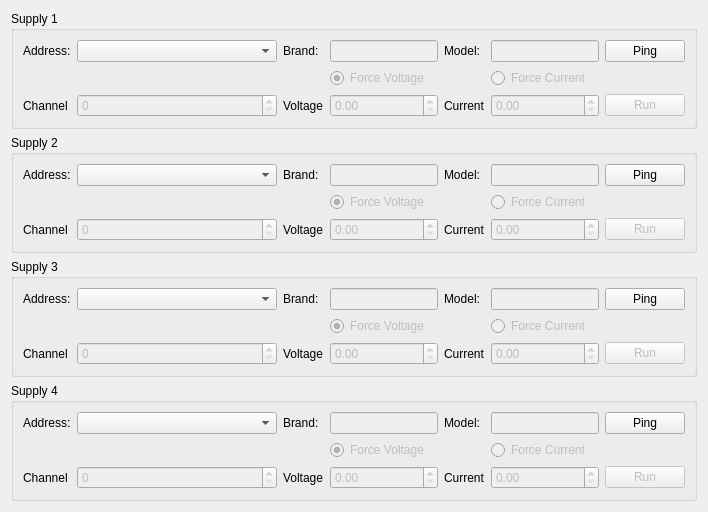
      <widget class="QWidget" name="supp_setup">
       <attribute name="title">
        <string>Supply Setup</string>
       </attribute>
       <layout class="QVBoxLayout" name="verticalLayout">
        <item>
         <widget class="QGroupBox" name="supply1">
          <property name="title">
           <string>Supply 1</string>
          </property>
          <layout class="QGridLayout" name="gridLayout">
           <item row="0" column="5">
            <widget class="QLineEdit" name="smu_brand_1">
             <property name="enabled">
              <bool>false</bool>
             </property>
             <property name="maximumSize">
              <size>
               <width>200</width>
               <height>16777215</height>
              </size>
             </property>
             <property name="frame">
              <bool>true</bool>
             </property>
            </widget>
           </item>
           <item row="2" column="2">
            <widget class="QSpinBox" name="smu_channel_1">
             <property name="enabled">
              <bool>false</bool>
             </property>
            </widget>
           </item>
           <item row="0" column="7">
            <widget class="QLineEdit" name="smu_model_1">
             <property name="enabled">
              <bool>false</bool>
             </property>
             <property name="maximumSize">
              <size>
               <width>200</width>
               <height>16777215</height>
              </size>
             </property>
             <property name="frame">
              <bool>true</bool>
             </property>
            </widget>
           </item>
           <item row="2" column="6">
            <widget class="QLabel" name="label_smu_current_1">
             <property name="text">
              <string>Current</string>
             </property>
            </widget>
           </item>
           <item row="0" column="6">
            <widget class="QLabel" name="label_smu_model_1">
             <property name="text">
              <string>Model:</string>
             </property>
            </widget>
           </item>
           <item row="0" column="2">
            <widget class="QComboBox" name="smu_address_1">
             <property name="minimumSize">
              <size>
               <width>200</width>
               <height>0</height>
              </size>
             </property>
            </widget>
           </item>
           <item row="1" column="5">
            <widget class="QRadioButton" name="smu_mode_volt_1">
             <property name="enabled">
              <bool>false</bool>
             </property>
             <property name="text">
              <string>Force Voltage</string>
             </property>
             <property name="checked">
              <bool>true</bool>
             </property>
            </widget>
           </item>
           <item row="2" column="3">
            <widget class="QLabel" name="label_smu_voltage_1">
             <property name="text">
              <string>Voltage</string>
             </property>
            </widget>
           </item>
           <item row="2" column="5">
            <widget class="QDoubleSpinBox" name="smu_voltage_1">
             <property name="enabled">
              <bool>false</bool>
             </property>
            </widget>
           </item>
           <item row="2" column="0">
            <widget class="QLabel" name="label_smu_channel_1">
             <property name="text">
              <string>Channel</string>
             </property>
            </widget>
           </item>
           <item row="2" column="7">
            <widget class="QDoubleSpinBox" name="smu_current_1">
             <property name="enabled">
              <bool>false</bool>
             </property>
            </widget>
           </item>
           <item row="2" column="8">
            <widget class="QPushButton" name="smu_button_run_1">
             <property name="enabled">
              <bool>false</bool>
             </property>
             <property name="text">
              <string>Run</string>
             </property>
             <property name="checkable">
              <bool>true</bool>
             </property>
            </widget>
           </item>
           <item row="0" column="8">
            <widget class="QPushButton" name="smu_button_ping_1">
             <property name="text">
              <string>Ping</string>
             </property>
             <property name="checkable">
              <bool>true</bool>
             </property>
            </widget>
           </item>
           <item row="1" column="7">
            <widget class="QRadioButton" name="smu_mode_curr_1">
             <property name="enabled">
              <bool>false</bool>
             </property>
             <property name="text">
              <string>Force Current</string>
             </property>
            </widget>
           </item>
           <item row="0" column="3">
            <widget class="QLabel" name="label_smu_brand_1">
             <property name="text">
              <string>Brand:</string>
             </property>
            </widget>
           </item>
           <item row="0" column="0">
            <widget class="QLabel" name="label_smu_address_1">
             <property name="text">
              <string>Address:</string>
             </property>
            </widget>
           </item>
          </layout>
         </widget>
        </item>
        <item>
         <widget class="QGroupBox" name="supply2">
          <property name="title">
           <string>Supply 2</string>
          </property>
          <layout class="QGridLayout" name="gridLayout_2">
           <item row="0" column="6">
            <widget class="QPushButton" name="smu_button_ping_2">
             <property name="text">
              <string>Ping</string>
             </property>
             <property name="checkable">
              <bool>true</bool>
             </property>
            </widget>
           </item>
           <item row="0" column="1">
            <widget class="QComboBox" name="smu_address_2">
             <property name="minimumSize">
              <size>
               <width>200</width>
               <height>0</height>
              </size>
             </property>
            </widget>
           </item>
           <item row="1" column="3">
            <widget class="QRadioButton" name="smu_mode_volt_2">
             <property name="enabled">
              <bool>false</bool>
             </property>
             <property name="text">
              <string>Force Voltage</string>
             </property>
             <property name="checked">
              <bool>true</bool>
             </property>
            </widget>
           </item>
           <item row="0" column="4">
            <widget class="QLabel" name="label_smu_model_2">
             <property name="text">
              <string>Model:</string>
             </property>
            </widget>
           </item>
           <item row="0" column="5">
            <widget class="QLineEdit" name="smu_model_2">
             <property name="enabled">
              <bool>false</bool>
             </property>
             <property name="maximumSize">
              <size>
               <width>200</width>
               <height>16777215</height>
              </size>
             </property>
             <property name="frame">
              <bool>true</bool>
             </property>
            </widget>
           </item>
           <item row="0" column="0">
            <widget class="QLabel" name="label_smu_address_2">
             <property name="text">
              <string>Address:</string>
             </property>
            </widget>
           </item>
           <item row="0" column="3">
            <widget class="QLineEdit" name="smu_brand_2">
             <property name="enabled">
              <bool>false</bool>
             </property>
             <property name="maximumSize">
              <size>
               <width>200</width>
               <height>16777215</height>
              </size>
             </property>
             <property name="frame">
              <bool>true</bool>
             </property>
            </widget>
           </item>
           <item row="1" column="5">
            <widget class="QRadioButton" name="smu_mode_curr_2">
             <property name="enabled">
              <bool>false</bool>
             </property>
             <property name="text">
              <string>Force Current</string>
             </property>
            </widget>
           </item>
           <item row="0" column="2">
            <widget class="QLabel" name="label_smu_brand_2">
             <property name="text">
              <string>Brand:</string>
             </property>
            </widget>
           </item>
           <item row="2" column="0">
            <widget class="QLabel" name="label_smu_channel_2">
             <property name="text">
              <string>Channel</string>
             </property>
            </widget>
           </item>
           <item row="2" column="1">
            <widget class="QSpinBox" name="smu_channel_2">
             <property name="enabled">
              <bool>false</bool>
             </property>
            </widget>
           </item>
           <item row="2" column="2">
            <widget class="QLabel" name="label_smu_voltage_2">
             <property name="text">
              <string>Voltage</string>
             </property>
            </widget>
           </item>
           <item row="2" column="3">
            <widget class="QDoubleSpinBox" name="smu_voltage_2">
             <property name="enabled">
              <bool>false</bool>
             </property>
            </widget>
           </item>
           <item row="2" column="4">
            <widget class="QLabel" name="label_smu_current_2">
             <property name="text">
              <string>Current</string>
             </property>
            </widget>
           </item>
           <item row="2" column="5">
            <widget class="QDoubleSpinBox" name="smu_current_2">
             <property name="enabled">
              <bool>false</bool>
             </property>
            </widget>
           </item>
           <item row="2" column="6">
            <widget class="QPushButton" name="smu_button_run_2">
             <property name="enabled">
              <bool>false</bool>
             </property>
             <property name="text">
              <string>Run</string>
             </property>
             <property name="checkable">
              <bool>true</bool>
             </property>
            </widget>
           </item>
          </layout>
         </widget>
        </item>
        <item>
         <widget class="QGroupBox" name="supply3">
          <property name="title">
           <string>Supply 3</string>
          </property>
          <layout class="QGridLayout" name="gridLayout_3">
           <item row="0" column="2">
            <widget class="QLabel" name="label_smu_brand_3">
             <property name="text">
              <string>Brand:</string>
             </property>
            </widget>
           </item>
           <item row="0" column="1">
            <widget class="QComboBox" name="smu_address_3">
             <property name="minimumSize">
              <size>
               <width>200</width>
               <height>0</height>
              </size>
             </property>
            </widget>
           </item>
           <item row="0" column="4">
            <widget class="QLabel" name="label_smu_model_3">
             <property name="text">
              <string>Model:</string>
             </property>
            </widget>
           </item>
           <item row="0" column="6">
            <widget class="QPushButton" name="smu_button_ping_3">
             <property name="text">
              <string>Ping</string>
             </property>
             <property name="checkable">
              <bool>true</bool>
             </property>
            </widget>
           </item>
           <item row="1" column="5">
            <widget class="QRadioButton" name="smu_mode_curr_3">
             <property name="enabled">
              <bool>false</bool>
             </property>
             <property name="text">
              <string>Force Current</string>
             </property>
            </widget>
           </item>
           <item row="0" column="3">
            <widget class="QLineEdit" name="smu_brand_3">
             <property name="enabled">
              <bool>false</bool>
             </property>
             <property name="maximumSize">
              <size>
               <width>200</width>
               <height>16777215</height>
              </size>
             </property>
             <property name="frame">
              <bool>true</bool>
             </property>
            </widget>
           </item>
           <item row="1" column="3">
            <widget class="QRadioButton" name="smu_mode_volt_3">
             <property name="enabled">
              <bool>false</bool>
             </property>
             <property name="text">
              <string>Force Voltage</string>
             </property>
             <property name="checked">
              <bool>true</bool>
             </property>
            </widget>
           </item>
           <item row="0" column="5">
            <widget class="QLineEdit" name="smu_model_3">
             <property name="enabled">
              <bool>false</bool>
             </property>
             <property name="maximumSize">
              <size>
               <width>200</width>
               <height>16777215</height>
              </size>
             </property>
             <property name="frame">
              <bool>true</bool>
             </property>
            </widget>
           </item>
           <item row="0" column="0">
            <widget class="QLabel" name="label_smu_address_3">
             <property name="text">
              <string>Address:</string>
             </property>
            </widget>
           </item>
           <item row="2" column="0">
            <widget class="QLabel" name="label_smu_channel_3">
             <property name="text">
              <string>Channel</string>
             </property>
            </widget>
           </item>
           <item row="2" column="1">
            <widget class="QSpinBox" name="smu_channel_3">
             <property name="enabled">
              <bool>false</bool>
             </property>
            </widget>
           </item>
           <item row="2" column="2">
            <widget class="QLabel" name="label_smu_voltage_3">
             <property name="text">
              <string>Voltage</string>
             </property>
            </widget>
           </item>
           <item row="2" column="3">
            <widget class="QDoubleSpinBox" name="smu_voltage_3">
             <property name="enabled">
              <bool>false</bool>
             </property>
            </widget>
           </item>
           <item row="2" column="4">
            <widget class="QLabel" name="label_smu_current_3">
             <property name="text">
              <string>Current</string>
             </property>
            </widget>
           </item>
           <item row="2" column="5">
            <widget class="QDoubleSpinBox" name="smu_current_3">
             <property name="enabled">
              <bool>false</bool>
             </property>
            </widget>
           </item>
           <item row="2" column="6">
            <widget class="QPushButton" name="smu_button_run_3">
             <property name="enabled">
              <bool>false</bool>
             </property>
             <property name="text">
              <string>Run</string>
             </property>
             <property name="checkable">
              <bool>true</bool>
             </property>
            </widget>
           </item>
          </layout>
         </widget>
        </item>
        <item>
         <widget class="QGroupBox" name="supply4">
          <property name="title">
           <string>Supply 4</string>
          </property>
          <layout class="QGridLayout" name="gridLayout_4">
           <item row="1" column="3">
            <widget class="QRadioButton" name="smu_mode_volt_4">
             <property name="enabled">
              <bool>false</bool>
             </property>
             <property name="text">
              <string>Force Voltage</string>
             </property>
             <property name="checked">
              <bool>true</bool>
             </property>
            </widget>
           </item>
           <item row="0" column="2">
            <widget class="QLabel" name="label_smu_brand_4">
             <property name="text">
              <string>Brand:</string>
             </property>
            </widget>
           </item>
           <item row="0" column="5">
            <widget class="QLineEdit" name="smu_model_4">
             <property name="enabled">
              <bool>false</bool>
             </property>
             <property name="maximumSize">
              <size>
               <width>200</width>
               <height>16777215</height>
              </size>
             </property>
             <property name="frame">
              <bool>true</bool>
             </property>
            </widget>
           </item>
           <item row="1" column="5">
            <widget class="QRadioButton" name="smu_mode_curr_4">
             <property name="enabled">
              <bool>false</bool>
             </property>
             <property name="text">
              <string>Force Current</string>
             </property>
            </widget>
           </item>
           <item row="0" column="3">
            <widget class="QLineEdit" name="smu_brand_4">
             <property name="enabled">
              <bool>false</bool>
             </property>
             <property name="maximumSize">
              <size>
               <width>200</width>
               <height>16777215</height>
              </size>
             </property>
             <property name="frame">
              <bool>true</bool>
             </property>
            </widget>
           </item>
           <item row="0" column="4">
            <widget class="QLabel" name="label_smu_model_4">
             <property name="text">
              <string>Model:</string>
             </property>
            </widget>
           </item>
           <item row="0" column="6">
            <widget class="QPushButton" name="smu_button_ping_4">
             <property name="text">
              <string>Ping</string>
             </property>
             <property name="checkable">
              <bool>true</bool>
             </property>
            </widget>
           </item>
           <item row="0" column="0">
            <widget class="QLabel" name="label_smu_address_4">
             <property name="text">
              <string>Address:</string>
             </property>
            </widget>
           </item>
           <item row="0" column="1">
            <widget class="QComboBox" name="smu_address_4">
             <property name="minimumSize">
              <size>
               <width>200</width>
               <height>0</height>
              </size>
             </property>
            </widget>
           </item>
           <item row="2" column="0">
            <widget class="QLabel" name="label_smu_channel_4">
             <property name="text">
              <string>Channel</string>
             </property>
            </widget>
           </item>
           <item row="2" column="1">
            <widget class="QSpinBox" name="smu_channel_4">
             <property name="enabled">
              <bool>false</bool>
             </property>
            </widget>
           </item>
           <item row="2" column="2">
            <widget class="QLabel" name="label_smu_voltage_4">
             <property name="text">
              <string>Voltage</string>
             </property>
            </widget>
           </item>
           <item row="2" column="3">
            <widget class="QDoubleSpinBox" name="smu_voltage_4">
             <property name="enabled">
              <bool>false</bool>
             </property>
            </widget>
           </item>
           <item row="2" column="4">
            <widget class="QLabel" name="label_smu_current_4">
             <property name="text">
              <string>Current</string>
             </property>
            </widget>
           </item>
           <item row="2" column="5">
            <widget class="QDoubleSpinBox" name="smu_current_4">
             <property name="enabled">
              <bool>false</bool>
             </property>
            </widget>
           </item>
           <item row="2" column="6">
            <widget class="QPushButton" name="smu_button_run_4">
             <property name="enabled">
              <bool>false</bool>
             </property>
             <property name="text">
              <string>Run</string>
             </property>
             <property name="checkable">
              <bool>true</bool>
             </property>
            </widget>
           </item>
          </layout>
         </widget>
        </item>
       </layout>
      </widget>
